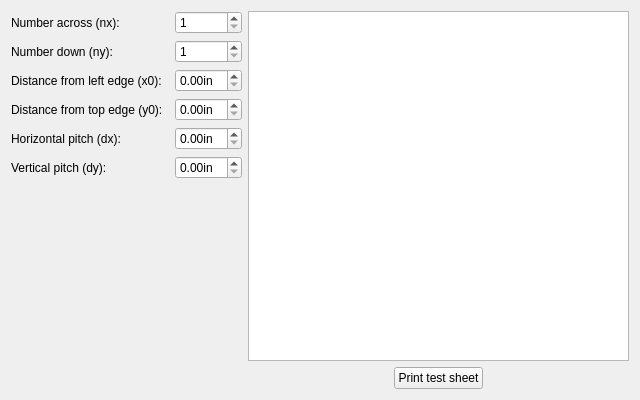
<?xml version="1.0" encoding="UTF-8"?>
<ui version="4.0">
 <class>TemplateDesignerOneLayoutPage</class>
 <widget class="QWidget" name="TemplateDesignerOneLayoutPage">
  <property name="geometry">
   <rect>
    <x>0</x>
    <y>0</y>
    <width>640</width>
    <height>400</height>
   </rect>
  </property>
  <property name="sizePolicy">
   <sizepolicy hsizetype="Minimum" vsizetype="Minimum">
    <horstretch>0</horstretch>
    <verstretch>0</verstretch>
   </sizepolicy>
  </property>
  <property name="minimumSize">
   <size>
    <width>640</width>
    <height>400</height>
   </size>
  </property>
  <property name="windowTitle">
   <string notr="true">Form</string>
  </property>
  <layout class="QGridLayout" name="gridLayout_2">
   <item row="0" column="0">
    <layout class="QGridLayout" name="gridLayout">
     <property name="horizontalSpacing">
      <number>12</number>
     </property>
     <item row="0" column="0">
      <widget class="QLabel" name="label">
       <property name="text">
        <string>Number across (nx):</string>
       </property>
      </widget>
     </item>
     <item row="0" column="1">
      <widget class="QSpinBox" name="nxSpin">
       <property name="minimum">
        <number>1</number>
       </property>
      </widget>
     </item>
     <item row="1" column="0">
      <widget class="QLabel" name="label_2">
       <property name="text">
        <string>Number down (ny):</string>
       </property>
      </widget>
     </item>
     <item row="1" column="1">
      <widget class="QSpinBox" name="nySpin">
       <property name="minimum">
        <number>1</number>
       </property>
      </widget>
     </item>
     <item row="2" column="0">
      <widget class="QLabel" name="label_3">
       <property name="text">
        <string>Distance from left edge (x0):</string>
       </property>
      </widget>
     </item>
     <item row="2" column="1">
      <widget class="QDoubleSpinBox" name="x0Spin">
       <property name="accelerated">
        <bool>true</bool>
       </property>
       <property name="suffix">
        <string notr="true">in</string>
       </property>
      </widget>
     </item>
     <item row="3" column="0">
      <widget class="QLabel" name="label_4">
       <property name="text">
        <string>Distance from top edge (y0):</string>
       </property>
      </widget>
     </item>
     <item row="3" column="1">
      <widget class="QDoubleSpinBox" name="y0Spin">
       <property name="accelerated">
        <bool>true</bool>
       </property>
       <property name="suffix">
        <string notr="true">in</string>
       </property>
      </widget>
     </item>
     <item row="4" column="0">
      <widget class="QLabel" name="label_5">
       <property name="text">
        <string>Horizontal pitch (dx):</string>
       </property>
      </widget>
     </item>
     <item row="4" column="1">
      <widget class="QDoubleSpinBox" name="dxSpin">
       <property name="accelerated">
        <bool>true</bool>
       </property>
       <property name="suffix">
        <string notr="true">in</string>
       </property>
      </widget>
     </item>
     <item row="5" column="0">
      <widget class="QLabel" name="label_6">
       <property name="text">
        <string>Vertical pitch (dy):</string>
       </property>
      </widget>
     </item>
     <item row="5" column="1">
      <widget class="QDoubleSpinBox" name="dySpin">
       <property name="accelerated">
        <bool>true</bool>
       </property>
       <property name="suffix">
        <string notr="true">in</string>
       </property>
      </widget>
     </item>
    </layout>
   </item>
   <item row="0" column="1" rowspan="2">
    <layout class="QVBoxLayout" name="verticalLayout">
     <item>
      <widget class="glabels::SimplePreview" name="preview"/>
     </item>
     <item>
      <layout class="QHBoxLayout" name="horizontalLayout">
       <item>
        <spacer name="horizontalSpacer">
         <property name="orientation">
          <enum>Qt::Horizontal</enum>
         </property>
         <property name="sizeHint" stdset="0">
          <size>
           <width>40</width>
           <height>20</height>
          </size>
         </property>
        </spacer>
       </item>
       <item>
        <widget class="QPushButton" name="printButton">
         <property name="sizePolicy">
          <sizepolicy hsizetype="Minimum" vsizetype="Fixed">
           <horstretch>0</horstretch>
           <verstretch>0</verstretch>
          </sizepolicy>
         </property>
         <property name="text">
          <string>Print test sheet</string>
         </property>
         <property name="icon">
          <iconset theme="glabels-print"/>
         </property>
         <property name="iconSize">
          <size>
           <width>32</width>
           <height>32</height>
          </size>
         </property>
        </widget>
       </item>
       <item>
        <spacer name="horizontalSpacer_2">
         <property name="orientation">
          <enum>Qt::Horizontal</enum>
         </property>
         <property name="sizeHint" stdset="0">
          <size>
           <width>40</width>
           <height>20</height>
          </size>
         </property>
        </spacer>
       </item>
      </layout>
     </item>
    </layout>
   </item>
   <item row="1" column="0">
    <spacer name="verticalSpacer">
     <property name="orientation">
      <enum>Qt::Vertical</enum>
     </property>
     <property name="sizeHint" stdset="0">
      <size>
       <width>20</width>
       <height>133</height>
      </size>
     </property>
    </spacer>
   </item>
  </layout>
 </widget>
 <customwidgets>
  <customwidget>
   <class>glabels::SimplePreview</class>
   <extends>QGraphicsView</extends>
   <header>SimplePreview.h</header>
  </customwidget>
 </customwidgets>
 <resources>
  <include location="../icons.qrc"/>
 </resources>
 <connections/>
</ui>
